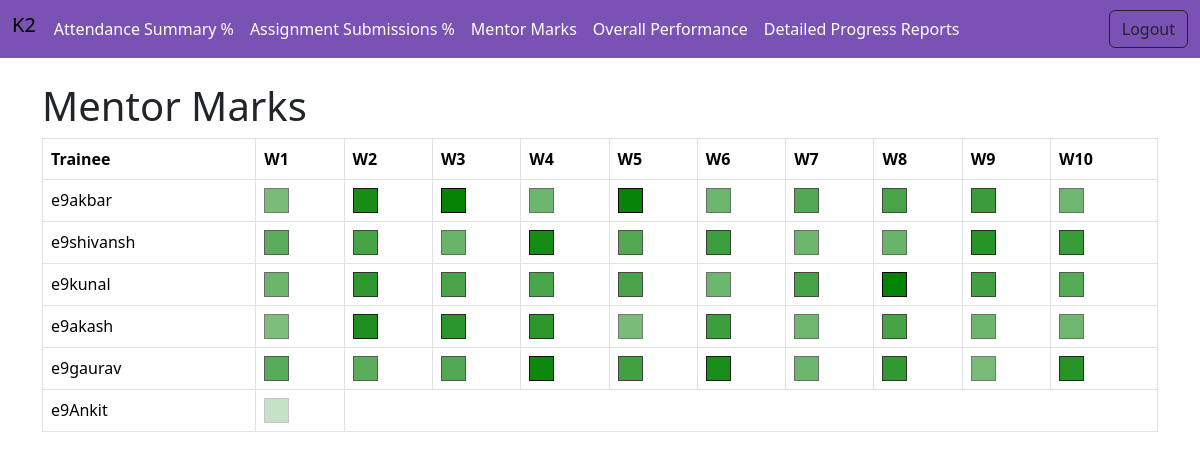
Screenshot of /marksheet/ (signed in) with the database file from the repository.
### progress_tracker/models.py (models this page shows, shortened)
class Trainee(models.Model):
    id = models.AutoField(primary_key=True)
    username = models.CharField(max_length=50)
    name = models.CharField(max_length=100)
    @property
    def get_marks(self):
        progress_reports = ProgressReport.objects.filter(trainee=self)
        marks = [report.marks / 100.0 for report in progress_reports]
        return marks

### progress_tracker/views.py (the view)
# urls.py: path("marksheet/", MarksheetView.as_view(), name="marksheet"),
class MarksheetView(LoginRequiredMixin, TemplateView):
    template_name = "progress_tracker/marksheet.html"
    def get_context_data(self, **kwargs):
        context = super().get_context_data(**kwargs)
        all_trainees = Trainee.objects.all()
        context["mark_data"] = {
            trainee.username: trainee.get_marks for trainee in all_trainees
        }
        return context

### progress_tracker/templates/progress_tracker/marksheet.html (shortened to what this page needs)
<!DOCTYPE html>
<html lang="en">
<head>
    <link href="https://cdn.jsdelivr.net/npm/bootstrap@5.3.2/dist/css/bootstrap.min.css" rel="stylesheet">
</head>
<body>
    {% extends "progress_tracker/base.html" %}
    {% block content %}
    <div class="container mt-4">
        <h1>Mentor Marks</h1>
        <table class="table table-bordered">
            <thead class="thead-dark">
                <tr>
                    <th scope="col">Trainee</th>
                    <th scope="col">W1</th>
                    <th scope="col">W2</th>
                    <th scope="col">W3</th>
                    <th scope="col">W4</th>
                    <th scope="col">W5</th>
                    <th scope="col">W6</th>
                    <th scope="col">W7</th>
                    <th scope="col">W8</th>
                    <th scope="col">W9</th>
                    <th scope="col">W10</th>
                </tr>
            </thead>
            <tbody class=' border border-collapse'>
                {% for username, marks in mark_data.items %}
                    <tr>
                        <td>{{ username }}</td>
                        {% for mark in marks %}
                            <td>
                                <div class="green-box" style="opacity: {{ mark }};">
                                </div>
                            </td>
                        {% endfor %}
                    </tr>
                {% endfor %}
            </tbody>
        </table>
    </div>
    {% endblock %}

### progress_tracker/templates/progress_tracker/marksheet.html (style rules this page uses)
.green-box { width: 25px; height: 25px; background-color: green; border: 1px solid black; position: relative; }

### rows the page displays
Trainee: mark_data "e9akbar"
Trainee: mark_data "e9shivansh"
Trainee: mark_data "e9kunal"
Trainee: mark_data "e9akash"
Trainee: mark_data "e9gaurav"
Trainee: mark_data "e9Ankit"
